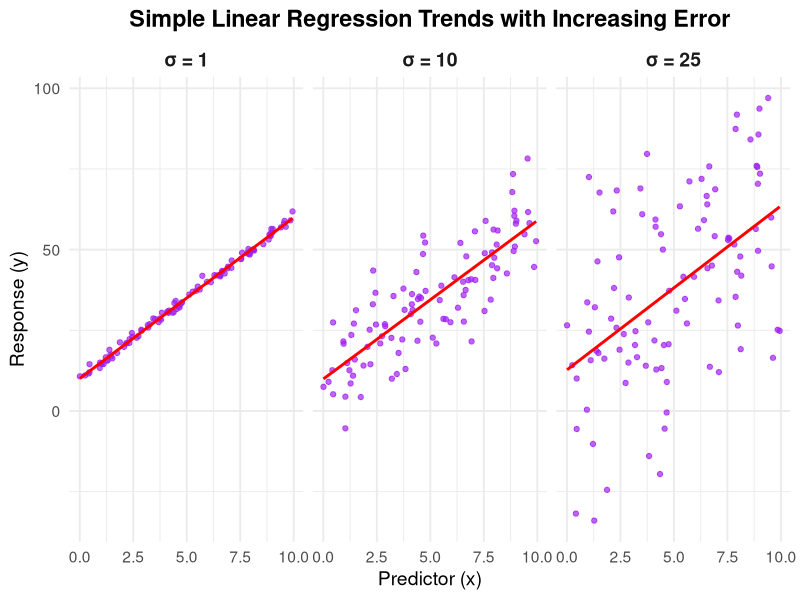
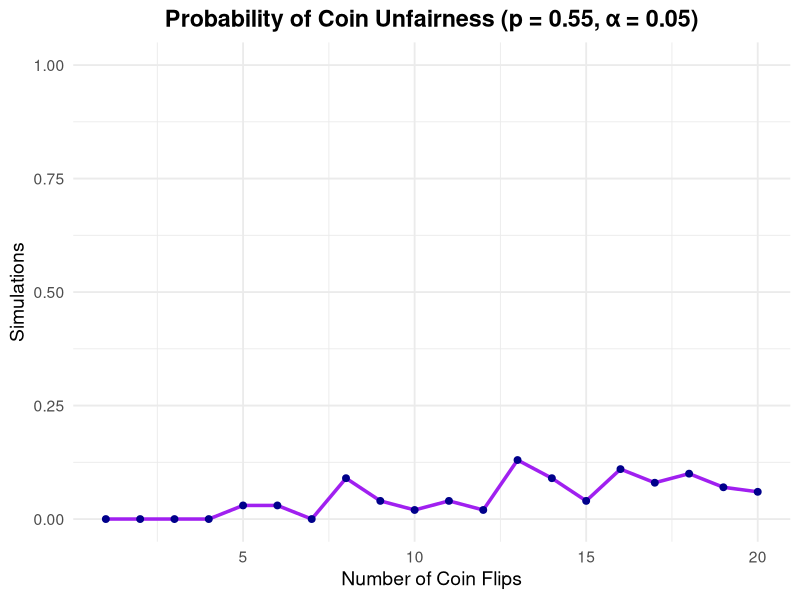
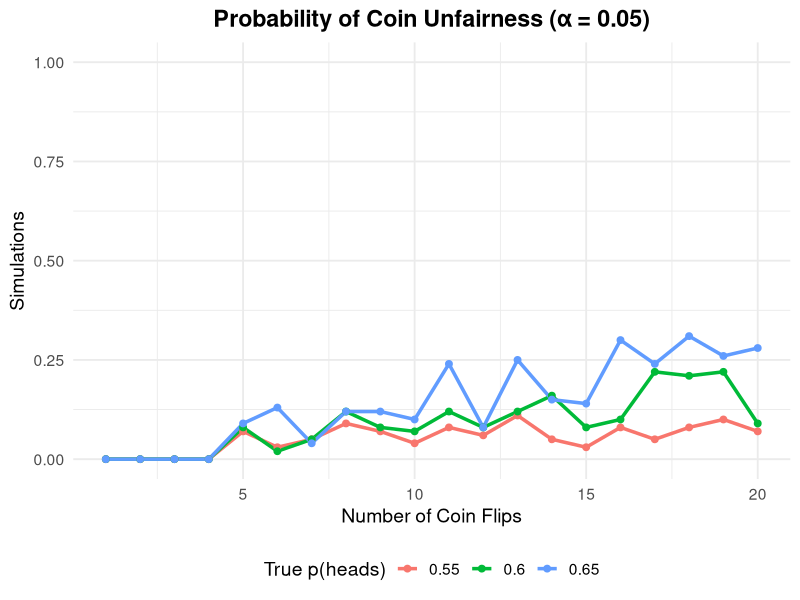

These charts were generated, in order, by the following R code:
##Created by Samantha Summerfield
##10/30/25 HW9

##I did use chatgpt to help debug the code (combining the data simulations and making looped coin flips)



###-----------------------Objective 1------------------###


####----A----####

#load libraries
library(ggplot2)
library(dplyr)

# Set seed for reproducibility
set.seed(123)

# Number of observations
n <- 100

# Parameters for the linear regression, choose these numbers randomly, 
# but made sure they worked mathmatically in the slope equation
alpha <- 10     # intercept
beta <- 5      # slope
sigma <- 10     # standard deviation of the error term

# Generate predictor variable x (0, 10)
x <- runif(n, min = 0, max = 10)

# Generate normally distributed errors epsilon
epsilon <- rnorm(n, mean = 0, sd = sigma)

# put it all together in the equation
y <- alpha + beta * x + epsilon

# Combine into a data frame
sim_data <- data.frame(x = x, y = y)

# Check the range of y (should fall roughly between -100 and +100) and x (should fall between 0-10)
range(y)
range(x)


####----B----####

##need to remake the standard deviations for 1, 10, 25 in the equation
##then plot in multipanel figure

##------this is for std 1------##
sigma1 <- 1     # standard deviation of the error term

# Generate normally distributed errors epsilon
epsilon1 <- rnorm(n, mean = 0, sd = sigma1)

# put it all together in the equation
y1 <- alpha + beta * x + epsilon1

# Combine into a data frame
sim_data1 <- data.frame(x = x, y = y1)



##-----this is for std 25-----##
sigma25 <- 25     # standard deviation of the error term

# Generate normally distributed errors epsilon
epsilon25 <- rnorm(n, mean = 0, sd = sigma25)

# put it all together in the equation
y25 <- alpha + beta * x + epsilon25

# Combine into a data frame
sim_data25 <- data.frame(x = x, y = y25)

##-----now we plot-----##

# --- Combine all datasets ---
sim_data1 <- sim_data1 %>% mutate(sigma = "σ = 1")
sim_data  <- sim_data  %>% mutate(sigma = "σ = 10")
sim_data25 <- sim_data25 %>% mutate(sigma = "σ = 25")

# Combine into one dataframe
sim_all <- bind_rows(sim_data1, sim_data, sim_data25)

# --- Multipanel plot using facet_wrap ---
ggplot(sim_all, aes(x = x, y = y)) +
  geom_point(color = "purple", alpha = 0.7) +
  geom_smooth(method = "lm", se = FALSE, color = "red", linewidth = 1) +
  facet_wrap(~ sigma, nrow = 1) +
  labs(
    title = "Simple Linear Regression Trends with Increasing Error",
    x = "Predictor (x)",
    y = "Response (y)"
  ) +
  theme_minimal(base_size = 14) +
  theme(
    strip.text = element_text(size = 14, face = "bold"),
    plot.title = element_text(hjust = 0.5, face = "bold")
  )


###-----------------------Objective 2------------------###

####----A----####

set.seed(123)

# Function to simulate unfair coin detection for given n flips and true p
detect_unfairness <- function(p_true, n_flips, n_sims = 100, alpha = 0.05) {
  # Run n_sims experiments
  results <- replicate(n_sims, {
    heads <- rbinom(1, n_flips, p_true)   # number of heads in n_flips
    test <- binom.test(heads, n_flips, p = 0.5, alternative = "greater")
    test$p.value < alpha                   # TRUE if we detect unfairness
  })
  mean(results)  # proportion of significant results
}

# Variables
p_true <- 0.55
n_flips <- 1:20
n_sims <- 100

# Run simulation for each number of flips
prob_detected <- sapply(n_flips, detect_unfairness, p_true = p_true, n_sims = n_sims)

# Combine results into a data frame
sim_data <- data.frame(
  n_flips = n_flips,
  prob_detected = prob_detected
)

# --- Plot results ---
ggplot(sim_data, aes(x = n_flips, y = prob_detected)) +
  geom_line(color = "purple", linewidth = 1.2) +
  geom_point(color = "darkblue", size = 2) +
  scale_y_continuous(limits = c(0, 1)) +
  labs(
    title = "Probability of Coin Unfairness (p = 0.55, α = 0.05)",
    x = "Number of Coin Flips",
    y = "Simulations"
  ) +
  theme_minimal(base_size = 14) +
  theme(
    plot.title = element_text(hjust = 0.5, face = "bold")
  )


####----B----####

# redefine variables
n_flips <- 1:20
p_values <- c(0.55, 0.6, 0.65)

# Run simulation for each combination
sim_results <- expand.grid(p = p_values, n = n_flips) %>%
  rowwise() %>%
  mutate(prob_detected = detect_unfairness(p, n, n_sims = 100)) %>%
  ungroup()

# --- Plot results ---
ggplot(sim_results, aes(x = n, y = prob_detected, color = as.factor(p))) +
  geom_line(size = 1.2) +
  geom_point(size = 2) +
  labs(
    title = "Probability of Coin Unfairness (α = 0.05)",
    x = "Number of Coin Flips",
    y = "Simulations",
    color = "True p(heads)"
  ) +
  theme_minimal(base_size = 14) +
  ylim(0, 1) +
  theme(
    plot.title = element_text(hjust = 0.5, face = "bold"),
    legend.position = "bottom"
  )










